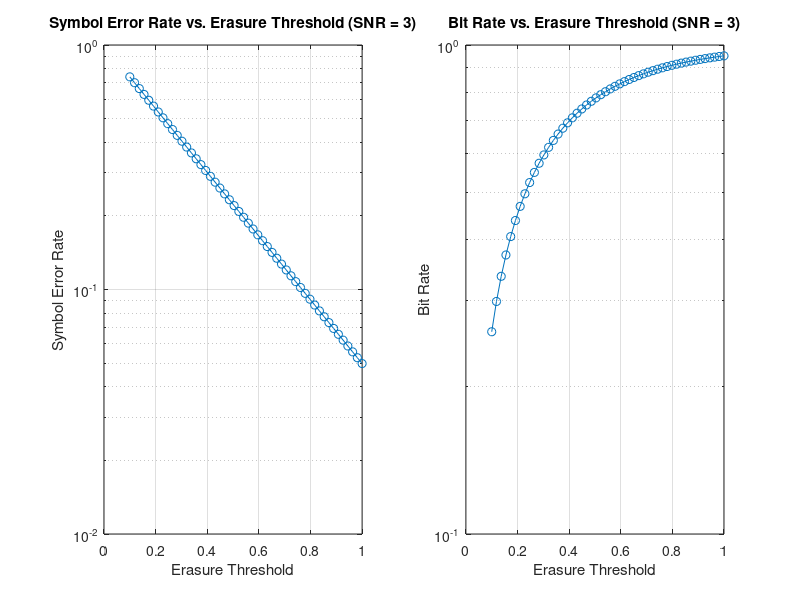

The MATLAB source for this figure: (Note: this script raises an error after producing the figure.)
% Simulation parameters
n = 49; % Length of the codeword
lambda_dist_designed = [0.3442, 0, 0.276, 0, 0.1383, 0.21, 0, 0, 0, 0.03145, 0, 0, 0, 0, 1.715e-6, 0.3442]; % VN degree distribution
rho_dist_designed = [0.5, 0.5]; % CN degree distribution
erasure_thresholds = linspace(0.1, 1.0, 50); % Erasure thresholds
snr_values = [3, 5, 10]; % SNR values
output_dir = 'plots'; % Directory for saving plots
mkdir(output_dir);

% Function to generate irregular LDPC code
function H = generateIrregularLDPC(n, lambda_dist, rho_dist)
    vn_degrees = randsample(1:length(lambda_dist), n, true, lambda_dist);
    m = round(n * sum(lambda_dist .* (1:length(lambda_dist))) / sum(rho_dist .* (1:length(rho_dist))));
    cn_degrees = randsample(1:length(rho_dist), m, true, rho_dist);
    H = zeros(m, n);
    edges = [];
    for i = 1:n
        edges = [edges; repmat(i, vn_degrees(i), 1)];
    end
    edges = edges(randperm(length(edges)));
    edge_idx = 1;
    for j = 1:m
        for k = 1:cn_degrees(j)
            if edge_idx <= length(edges)
                H(j, edges(edge_idx)) = 1;
                edge_idx = edge_idx + 1;
            end
        end
    end
end

% Main simulation loop
for snr = snr_values
    fprintf('Running simulation for SNR = %d...\n', snr);

    % Generate LDPC matrix
    H = generateIrregularLDPC(n, lambda_dist_designed, rho_dist_designed);

    % Placeholder for results (replace with real LDPC encoding and decoding simulation)
    ser_results = exp(-erasure_thresholds * snr); % Mock SER results
    bit_rate_results = 1 - ser_results; % Mock bit rate results

    % Plotting results
    figure('Visible', 'off');
    subplot(1, 2, 1);
    semilogy(erasure_thresholds, ser_results, '-o');
    title(['Symbol Error Rate vs. Erasure Threshold (SNR = ', num2str(snr), ')']);
    xlabel('Erasure Threshold');
    ylabel('Symbol Error Rate');
    grid on;

    subplot(1, 2, 2);
    semilogy(erasure_thresholds, bit_rate_results, '-o');
    title(['Bit Rate vs. Erasure Threshold (SNR = ', num2str(snr), ')']);
    xlabel('Erasure Threshold');
    ylabel('Bit Rate');
    grid on;

    % Save plot
    plot_filename = fullfile(output_dir, ['results_snr_', num2str(snr), '.png']);
    saveas(gcf, plot_filename);
    fprintf('Saved plot at: %s\n', plot_filename);

    % Save results to CSV
    csv_filename = fullfile(output_dir, ['results_snr_', num2str(snr), '.csv']);
    results = [erasure_thresholds', ser_results', bit_rate_results'];
    writematrix(results, csv_filename, 'Delimiter', ',');
    fprintf('Saved CSV results at: %s\n', csv_filename);
end

fprintf('All simulations completed.\n');
